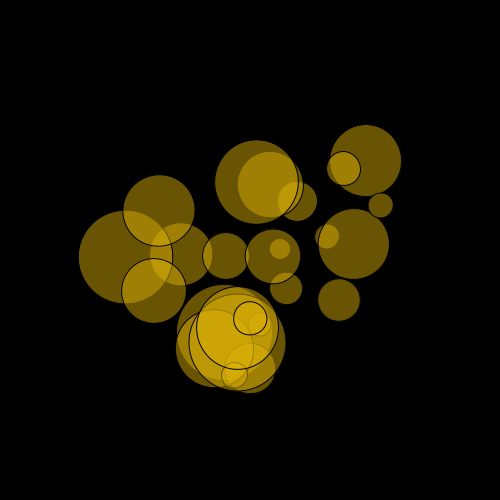
Frame 1 (no input)
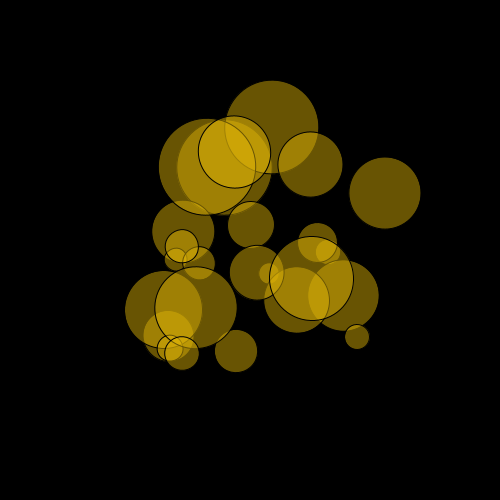
Frame 60 (the mouse pressed at the canvas centre just before this capture)
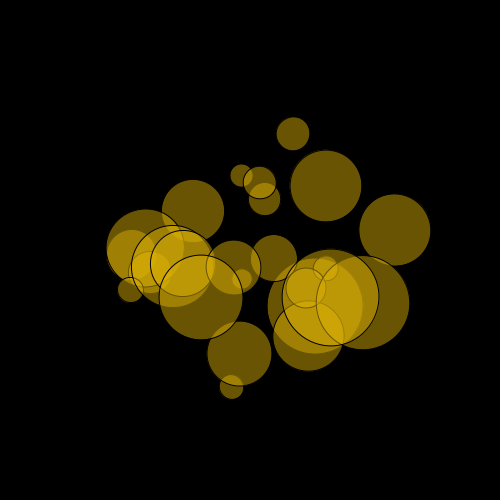
Frame 120 (the mouse held since frame 60 and released just before this capture)

The Processing sketch that drew these frames (run headless with seeded random() and noise(); from frame 60 on, the mouse is pressed at the canvas centre):

// Processing sketch: planetas
// ── planetas.pde
int n;
float [] angles;
int [] [] pos;
int [] diams;
float [] vels;

void setup() {
  smooth();
  noCursor();
  size(500,500);
  n = 25;
  pos = new int [n] [2];
  diams = new int [n];
  angles = new float [n];
  vels = new float [n];
  for (int i = 0; i < n; i++) {
    int x = (int)random(width/4);
    int y = (int)random(height/4);
    int d = (int)random(20,100);
    float angle = random(TWO_PI);
    float vel = random(0.001,0.05);
    pos [i] [0] = x; pos [i] [1] = y;
    diams [i] = d;
    angles [i] = angle;
    vels [i] = vel;   
  }
}

void draw() {
  background(0);
  //fill(255,120);
  //rect(0,0,width,height);
  fill(#DEB307,120);
  for (int i = 0; i < n; i++) {
    pushMatrix();
    translate(width/2,height/2);
    //translate(mouseX,mouseY);
    rotate(angles[i]);
    ellipse(pos [i] [0],pos [i] [1],diams [i],diams [i]);
    popMatrix();
    angles [i] += vels [i];
  }
}

void keyPressed() {
  for (int i = 0; i < n; i++) {
    int x = (int)random(width/4);
    int y = (int)random(height/4);
    int d = (int)random(20,100);
    float angle = random(TWO_PI);
    float vel = random(0.001,0.05);
    pos [i] [0] = x; pos [i] [1] = y;
    diams [i] = d;
    angles [i] = angle;
    vels [i] = vel;
  }
}
